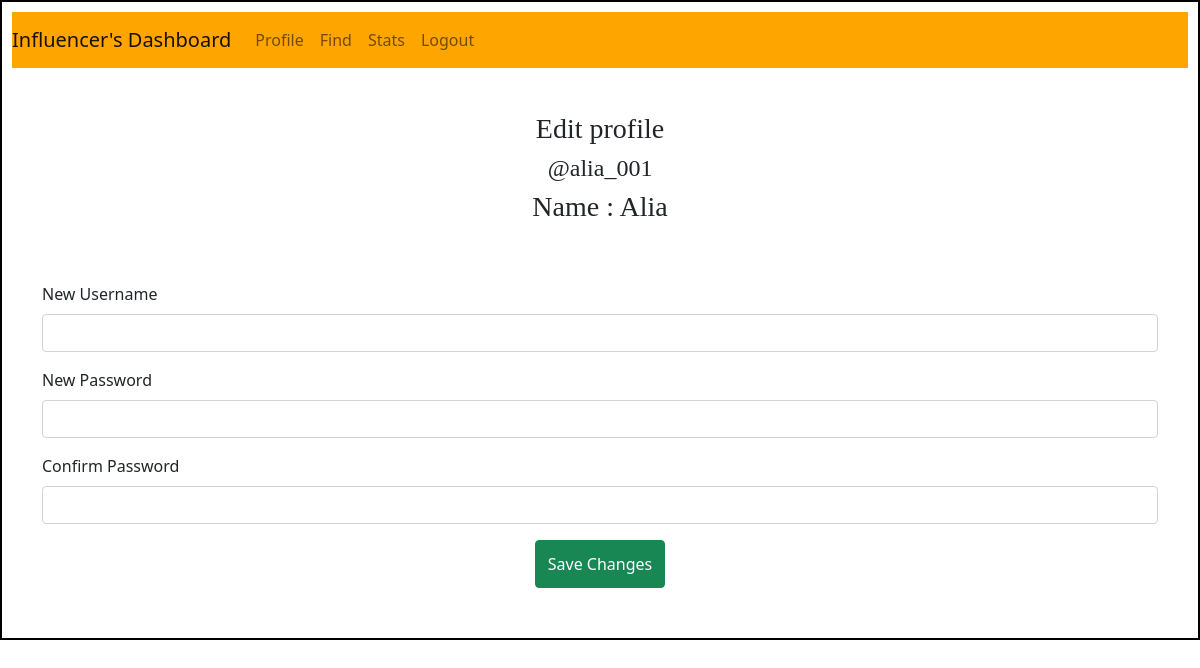
Page /edit/profile/page/3 (signed in) on the earlier database version.
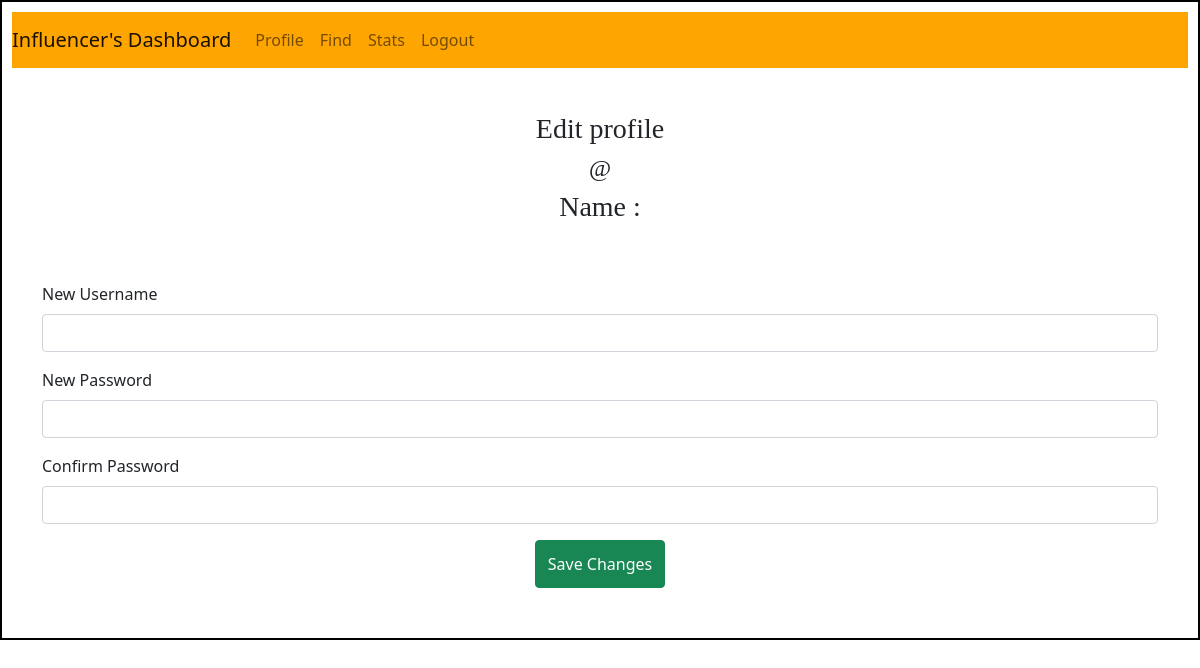
Same page on the later database version.
### backend/models.py (models this page shows)
class User(db.Model):
    __tablename__ = "user"
    id = db.Column(db.Integer, primary_key = True, nullable = False, autoincrement = True)
    email = db.Column(db.String, nullable = False, unique = True)
    full_name = db.Column(db.String, nullable = False)
    search_name = db.Column(db.String, nullable = False, default="null")
    user_name = db.Column(db.String, unique = True, nullable = False)
    pwd = db.Column(db.String, nullable = False, default="null")
    category = db.Column(db.String, nullable = False, default="null")
    niche = db.Column(db.String, nullable = False, default="null")
    followers = db.Column(db.Integer, nullable=False, default = 0)
    type = db.Column(db.String, nullable = False, default = "general")
    is_flagged = db.Column(db.String, nullable=False, default="False")
    ad_request = db.relationship("Ad_request", cascade="all, delete", backref="user")

### backend/controllers.py (the view)
@app.route('/edit/profile/page/<int:i_id>')
def edit_profile_page(i_id):
    user = User.query.get(i_id)
    return render_template("edit_influencer_profile.html", user = user)

### templates/edit_influencer_profile.html (shortened to what this page needs)
<!DOCTYPE html>
<html lang="en">
<head>
    <link rel="stylesheet" href = "/static/dashboardstyle.css">
    <link href="https://cdn.jsdelivr.net/npm/bootstrap@5.0.2/dist/css/bootstrap.min.css" rel="stylesheet">
</head>
<body>
  <div id="container-influencer-edit">
    <nav class="navbar navbar-expand-lg navbar-light" style="background-color:orange;">
      <a class="navbar-brand" href="#">Influencer's Dashboard</a>
      <div class="collapse navbar-collapse" id="navbarNav">
        <ul class="navbar-nav">
          <li class="nav-item active">
            <a class="nav-link" href="/influencer/dashboard/profile/{{user.id}}"> Profile</a>
          </li>
          <li class="nav-item active">
            <a class="nav-link" href="/influencer/dashboard/find/{{user.id}}"> Find</a>
          </li>
          <li class="nav-item active">
            <a class="nav-link" href="/influencer/stats"> Stats</span></a>
          </li>
          <li class="nav-item">
            <a class="nav-link" href="/login"> Logout</a>
          </li>
    </nav><br>
    <div id="main">
        <div class="d-flex justify-content-md-center">
            <h3 style="font-family: 'Times New Roman', Times, serif;">Edit profile</h3><br>
          </div>
          <div class="d-flex justify-content-md-center">
            <h4 style="font-family: 'Times New Roman', Times, serif;">@{{user.user_name}}</h4><br>
           </div>
          <div class="d-flex justify-content-md-center">
            <label><h3 style="font-family: 'Times New Roman', Times, serif;">Name : {{user.full_name}}</h3></label>
        </div>
      </div>
          <div id="edit">
            <form method="POST" action="/edit/profile/influencer/{{user.id}}">
              <div class="mb-3">
                  <label for="user_name" class="form-label">New Username</label>
                  <input type="user_name" class="form-control" name="uname" id="user_name">
                </div>
                <div class="mb-3">
                  <label for="password" class="form-label">New Password</label>
                  <input type="password" class="form-control" name="pwd" id="password">
                </div>
                <div class="mb-3">
                  <label for="confirm_password" class="form-label">Confirm Password</label>
                  <input type="password" class="form-control" id="confirm_password">
                </div>
                <div class="d-flex justify-content-md-center">
                  <button type="submit" class="btn btn-success">Save Changes</button><br><br>
                </div>
            </form>
          </div>
  </div>
</body>
</html>

Differences in the rows shown:
removed User: user_name "alia_001", full_name "Alia"
